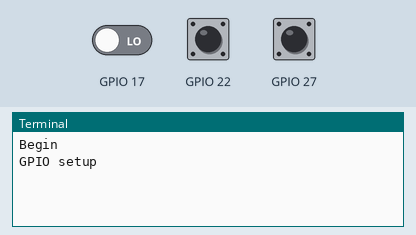
Simulated run of this program. Board: Raspberry Pi (BCM pin numbers). On the bench: the last lines printed to the terminal. The inputs (shaded band) are chosen by the test bench; at power-on: GPIO 22 HIGH, GPIO 17 LOW, GPIO 27 HIGH. The clock reads 2024-03-15 10:24:30 at power-on unless the program sets it.

Above: at 1.2 s.
1.3 s: GPIO 22 pulled LOW for 0.15 s
At 2.6 s:
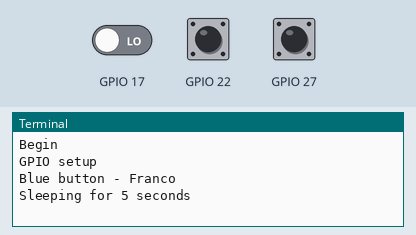
At 7.6 s:
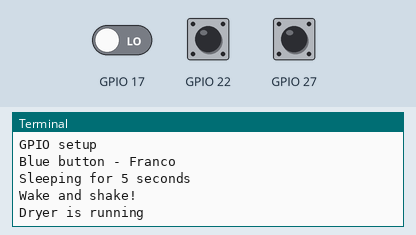

The program:

DryerTest.py
```python
import RPi.GPIO as GPIO
import time
import requests

# ***** Functions *****

def setupGPIO():
	GPIO.setmode(GPIO.BCM)
	GPIO.setup(27, GPIO.IN, pull_up_down=GPIO.PUD_UP)
	GPIO.setup(22, GPIO.IN, pull_up_down=GPIO.PUD_UP)
	GPIO.setup(17, GPIO.IN)

	print("GPIO setup")
	return

def isDryerRunning():
	isRunning = False
	t0 = time.time()
	# Check once a second for 10 seconds
	while((time.time() - t0) < 10):
		if(not GPIO.input(17)):
			print("Dryer is running")
			return True
		time.sleep(1)

	print("Dryer has stopped")
	return isRunning

def main():
	print("Begin")

	setupGPIO()

	baseURL = "https://api.tropo.com/1.0/sessions?action=create&token="
	token = ""
	number = ""

	while True:
	    bm_input = not GPIO.input(27)
	    fc_input = not GPIO.input(22)
	    if(bm_input or fc_input):
		# Button pressed
		if(bm_input):
			print("Green button - Branden")
			number = ""
		else:
			print("Blue button - Franco")
			number = ""

		# Give you some time to start the dryer
		print ("Sleeping for 5 seconds")
		time.sleep(5)
		print("Wake and shake!")

		t0 = time.time()
		isRunning = True

		while(((time.time()-t0) < 30) and isRunning):
			isRunning = isDryerRunning()
			time.sleep(10)

		print("Dryer is done or time ran out")

		# Alert the person who started the dryer
		r = requests.get(baseURL + token + "&numberToDial=" + number)

	print("Message sent")
	return

# ***** Script *****

main()
```

Measured:
- after the input at 1.3 s, the terminal: prints a new line at once (image 1)
